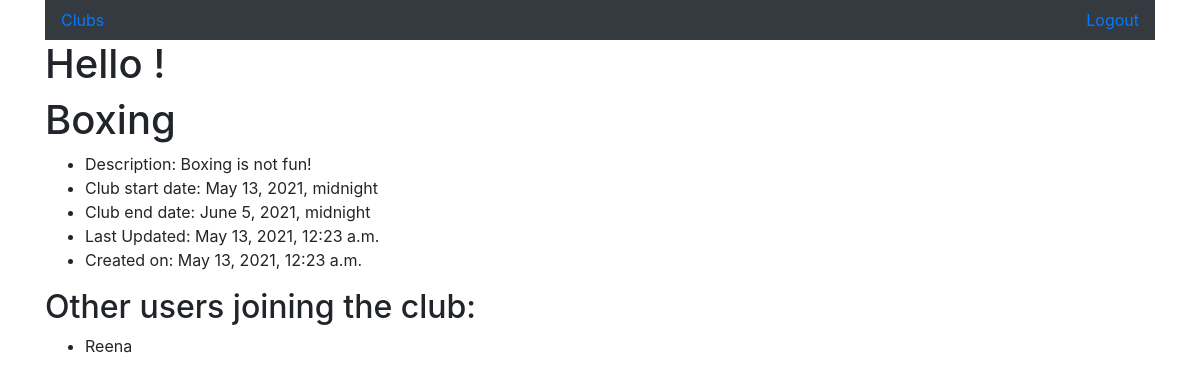
The app's page /clubs/8 with its own data.
### clubapp/models.py (models this page shows)
class Club(models.Model):
    name = models.CharField(max_length=255)
    desc = models.TextField()
    date_start = models.DateTimeField()
    date_end = models.DateTimeField()
    owner = models.ForeignKey(User, related_name = "clubs",on_delete=models.CASCADE)
    joined = models.ManyToManyField(User, related_name = "joined_clubs")
    created_at = models.DateTimeField(auto_now_add=True)
    updated_at = models.DateTimeField(auto_now=True)
    objects= ClubManager()

class User(models.Model):
    first_name = models.CharField(max_length=45)
    last_name = models.CharField(max_length=45)
    email = models.EmailField(unique=True)
    password = models.CharField(max_length=255)
    objects = UserManager()

### clubapp/views.py (the view)
# urls.py: path('clubs/<int:id>', views.show),
def show(request, id):
    club=Club.objects.get(id=id)
    context={
        'club':Club.objects.get(id=id)
    }
    return render(request,"display.html",context)

### clubapp/templates/display.html
{% extends "base.html" %}
{% block content %}
    <h1>{{club.name}}</h1>
    <ul>
        <li>Description: {{ club.desc }}</li>
        <li>Club start date: {{ club.date_start }}</li>
        <li>Club end date: {{ club.date_end }}</li>
        <li>Last Updated: {{club.updated_at}}</li>
        <li>Created on: {{ club.created_at }}</li>
    </ul>
    <h2>Other users joining the club:</h2>
            <ul>
                {% for member in club.joined.all %}
                    <li>{{ member.first_name }}</li>
                {% endfor %}
            </ul>
{% endblock content %}

### records on screen
Club: name "Boxing", desc "Boxing is not fun!", date_start "May 13, 2021, midnight", date_end "June 5, 2021, midnight", updated_at "May 13, 2021, 12:23 a.m.", created_at "May 13, 2021, 12:23 a.m."
User: first_name "Reena"
